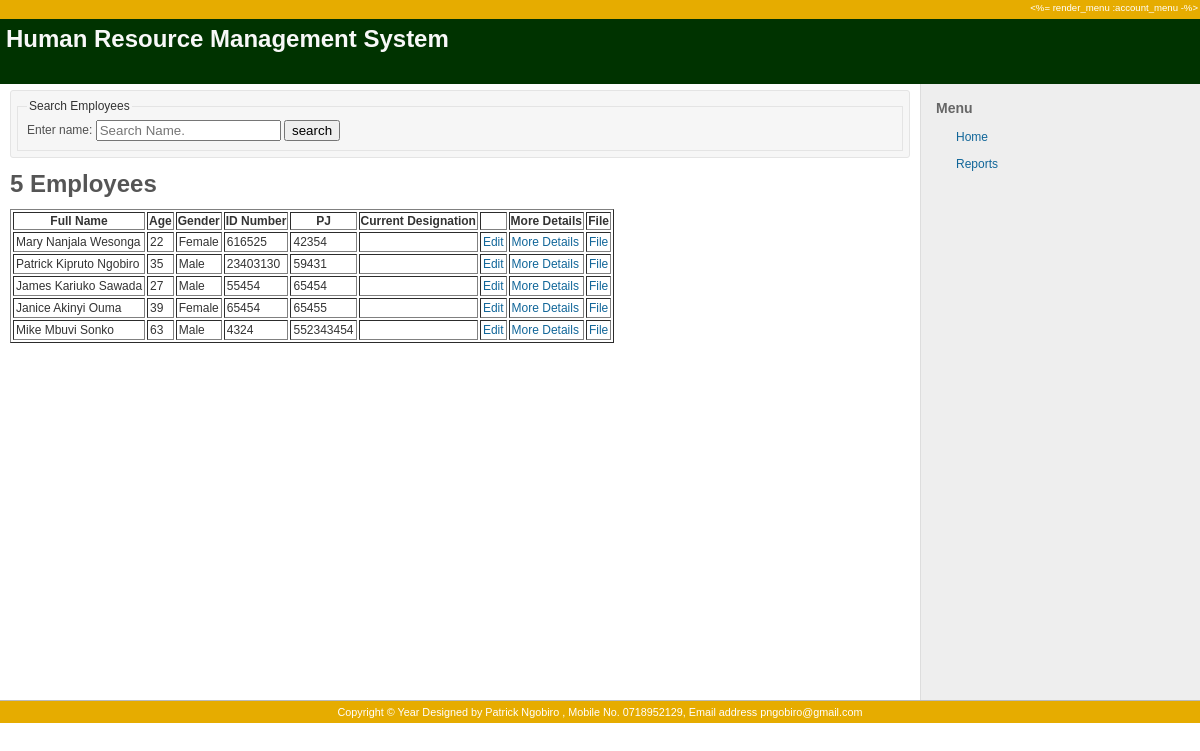
Before: /employees/list with the older database file.
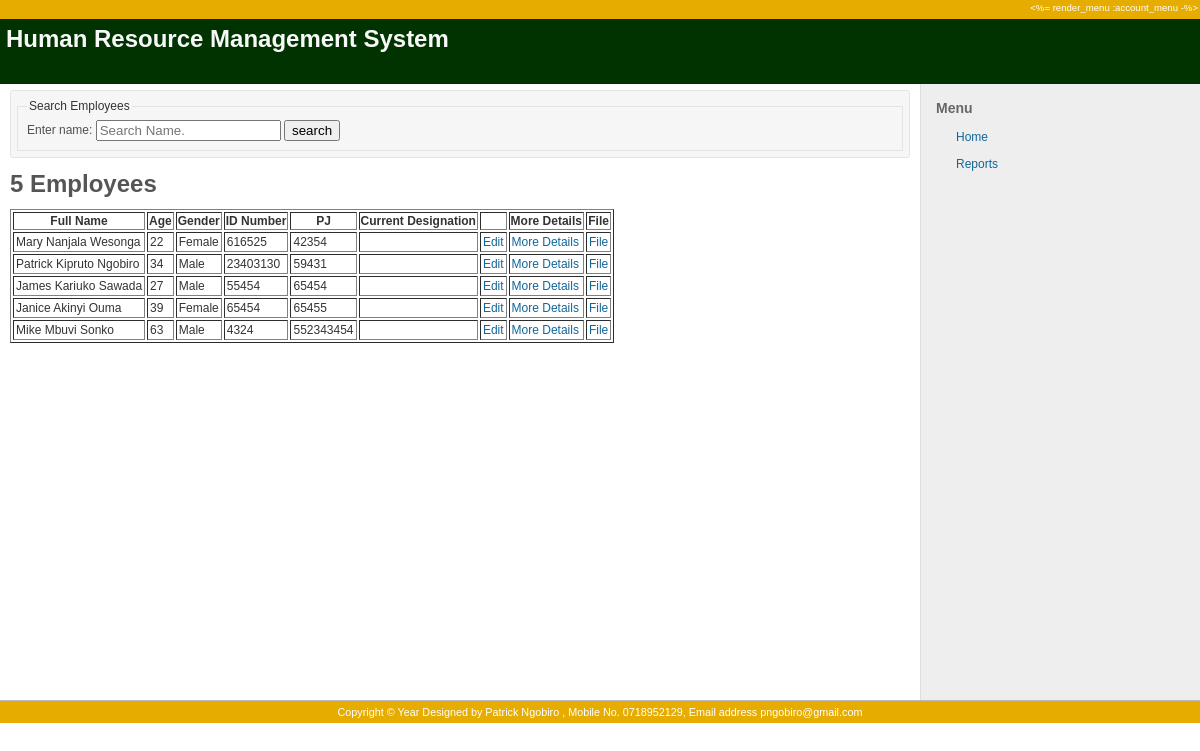
After: the same page with the newer database file.
### employees/models.py (models this page shows, shortened)
class Employee(models.Model):
        GENDER = ((1, 'Male'),(2, 'Female'),(3, 'Transgender'),)
        first_name = models.CharField(max_length=20,help_text="Employee First Name")
        middle_name = models.CharField(max_length=20,help_text="Employee Middle Name")
        last_name = models.CharField(max_length=20,help_text="Employee Surname Name")
        id_number = models.CharField(max_length=10,help_text="Passport or National Identification Number")
        pj_number = models.IntegerField(unique= True)
        nhif_number = models.CharField(max_length=20,unique= True)
        nssf_number = models.CharField(max_length=20,unique= True)
        date_of_birth = models.DateField(verbose_name = "Date of Birth")
        gender = models.IntegerField(choices=GENDER)
        date_of_retirement = models.DateField(blank=True,null=True)
        last_updated = models.DateTimeField(auto_now_add=True)
        def full_name(self):
            return (" ".join([self.first_name, self.middle_name, self.last_name]))
        def age(self):
            return  timezone.now().year - self.date_of_birth.year
        class Meta:
           ordering = ('pj_number',)

### employees/views.py (the view)
def list_employees(request):
    all_employees =  Employee.objects.all()
    context = {
            "all_employees" : all_employees,
    }
    return render(request,"employees/list.html",context)

### employees/templates/employees/list.html (shortened to what this page needs)
{% extends 'employees/base.html' %}
{% block sidebar %}
<div id="admin-menu">
      <li><a href="/employees">Home</a></li>
      <li><a href="/employees/reports">Reports</a></li>
</div>
 {% endblock %}
{% block content %}
<div class="box">
<fieldset><legend>Search Employees</legend>
<form action="/employees/" method="post">
    <label for="team_name">Enter name: </label>
    <input id="team_name" type="text" name="name_field" placeholder="Search Name.">
    <input type="submit" value="search">
</form>
</fieldset>
</div>
   <h1> {{all_employees.count}}  Employees </h1>
  <table border = 1 id="list" class="display">
  <tr>
    <th>Full Name</th>
    <th>Age</th>
    <th>Gender</th>
    <th>ID Number</th>
    <th>PJ</th>
    <th>Current Designation</th>
    <th></th>
    <th>More Details</th>
    <th>File</th>
  </tr>
  {% for e in all_employees %}
  <tr>
    <td>{{e.full_name|title}} </td>
    <td>{{e.age}}</td>
    <td>{{e.get_gender_display }}</td>
    <td>{{e.id_number}}</td>
    <td>{{e.pj_number}}</td>
    <td>{{e.designation}}</td>
    <td> <a href="{}" class="logout header-link">Edit</a></td>
    <td> <a href="{}" class="logout header-link">More Details</a></td>
      <td><a href="{}" class="logout header-link">File</a></td>
  </tr>
   {% endfor %}
</table>
  {% endblock %}

Changed rows visible on the page:
changed Employee "Patrick Kipruto Ngobiro": age "35" → "34"
